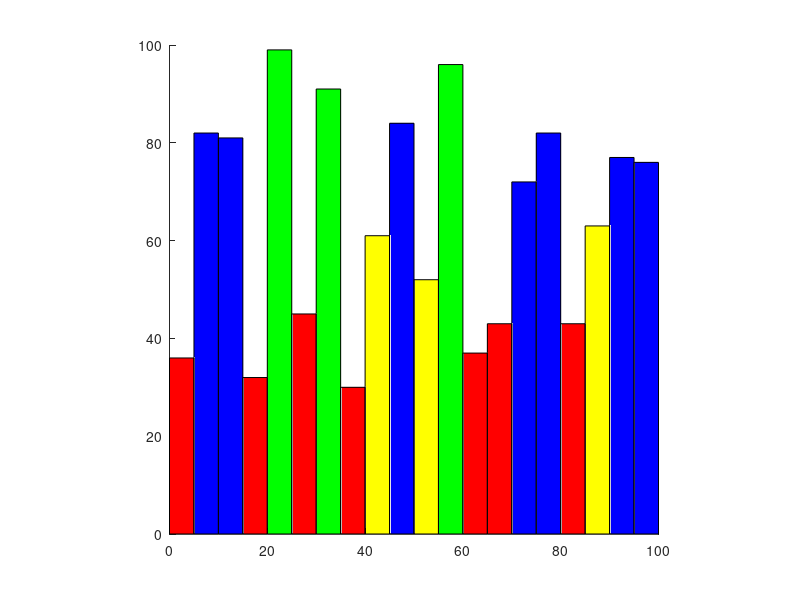

MATLAB code to generate this figure:
figure;
axis equal;
axis([0 100 0 100]);
hold on;

marks = randi([30, 100], [1, 20]);

for i = 1:20
   if marks(i) >= 90
       disp('A');
   elseif marks(i) >= 70
       disp('B');
   elseif marks(i) >= 50
       disp('C');
   else
       disp('fail');
   end
end

index = 0;
for j = 1:20 
   if marks(j) >= 90
       color = 'g';
   elseif marks(j) >= 70
       color = 'b';
   elseif marks(j) >= 50
       color = 'y';
   else
       color = 'r';
   end
    r = rectangle('Position', [index 0 5 marks(j)], 'FaceColor', color);
    index = index + 5;
end


